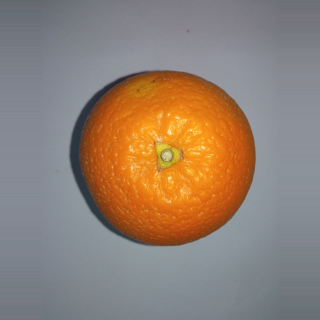
#> input picture data/calib/orange/healthy/orange_healthy_calib_000.png, 320 x 320 px; its folder holds only this picture in this run
$ python test_m2.py --image ../data/calib/orange/healthy/orange_healthy_calib_000.png
#> lines starting #> are read from the running program, lines starting #| are printed output that depends on the picture; after the words box and inside, x2 and y2 are one past the last pixel; in counts of white or black regions, pixels touching at a corner belong together
### common/utils.py
"""Hàm tiện ích dùng chung (đọc/ghi ảnh an toàn đường dẫn Unicode, ghép ảnh để minh hoạ)."""
import os
import cv2
import numpy as np


def imread(path, flags=cv2.IMREAD_COLOR):
    """cv2.imread nhưng đọc được đường dẫn có dấu tiếng Việt / khoảng trắng trên Windows."""
#> called with flags = 1
    data = np.fromfile(path, dtype=np.uint8)
    img = cv2.imdecode(data, flags)
#> img is the input picture: shape (320, 320, 3); mean B, G, R 115.3, 128.3, 145.6
    if img is None:
        raise FileNotFoundError(f"Không đọc được ảnh: {path}")
    return img


# [8 lines left out: function imwrite, not called in this run]


def to_bgr(img):
    """Gray/mask -> BGR để ghép montage."""
    return cv2.cvtColor(img, cv2.COLOR_GRAY2BGR) if img.ndim == 2 else img


# [17 lines left out: functions montage, ellipse_kernel, not called in this run]

def _largest_contour(mask):
    cnts, _ = cv2.findContours(mask, cv2.RETR_EXTERNAL, cv2.CHAIN_APPROX_NONE)
    return max(cnts, key=cv2.contourArea) if cnts else None

### m2_features/test_m2.py
"""
TEST MODULE 2 (chạy ở thư mục gốc dự án):
    python -m m2_features.test_m2                       # test bằng quả giả lập
    python -m m2_features.test_m2 --image path/to.jpg --fruit apple   # test ảnh thật (mask tạm bằng Otsu-S)
Kết quả: in bảng đặc trưng + lưu ảnh minh hoạ vào outputs/figures/ (dùng cho báo cáo).
"""
import argparse
import os
import cv2
import numpy as np

import config
from common.contracts import FruitObject
from common.mock import make_mock_fruit
from common.utils import imread, imwrite, montage
from .pipeline_md2 import extract_all_features


# [11 lines left out: function _overlay, not called in this run]


def _quick_mask_object(img):
    """Mask tạm (Otsu kênh S + CC lớn nhất) - CHỈ để TV2 test ảnh thật khi M1 chưa xong."""
    img = cv2.resize(img, (300, int(300 * img.shape[0] / img.shape[1])))
#> img: shape (300, 300, 3)
    s = cv2.GaussianBlur(cv2.cvtColor(img, cv2.COLOR_BGR2HSV)[..., 1], (5, 5), 0)
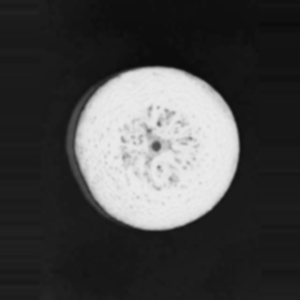
#> s: shape (300, 300); min 11, max 236, mean 70.2
    _, m = cv2.threshold(s, 0, 255, cv2.THRESH_BINARY + cv2.THRESH_OTSU)
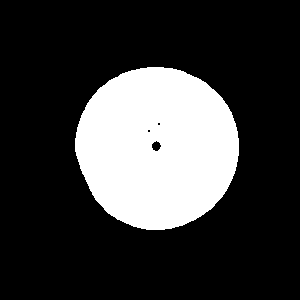
#> m: shape (300, 300); 23.1% white; 1 white region, box (x1, y1, x2, y2) and area: (75, 67, 239, 230) 20786
    m = cv2.morphologyEx(m, cv2.MORPH_OPEN, np.ones((5, 5), np.uint8))
    m = cv2.morphologyEx(m, cv2.MORPH_CLOSE, np.ones((9, 9), np.uint8))
#> m: shape (300, 300); 23.2% white; 1 white region
    cnts, _ = cv2.findContours(m, cv2.RETR_EXTERNAL, cv2.CHAIN_APPROX_NONE)
#> cnts = 1 contour; box (x1, y1, x2, y2) and area: (75, 67, 239, 230) 20626
    c = max(cnts, key=cv2.contourArea)
#> c = contour of 461 points, box (x1, y1, x2, y2) (75, 67, 239, 230), area 20626
    m = np.zeros_like(m); cv2.drawContours(m, [c], -1, 255, -1)
#> (the run stopped early here; a loop or call above may not have finished)

$ run again, on data/calib/orange/healthy/orange_healthy_calib_001.png
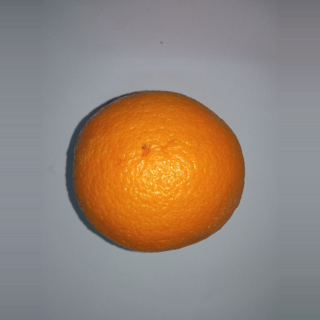
#> input picture data/calib/orange/healthy/orange_healthy_calib_001.png, 320 x 320 px
#> in imread, img is the input picture: shape (320, 320, 3); mean B, G, R 119.3, 132.3, 149
#> img: shape (300, 300, 3)
#> in _quick_mask_object, `s = cv2.GaussianBlur(cv2.cvtColor(img, cv2.COLOR_BGR2HSV)[..., 1], (5,..`:
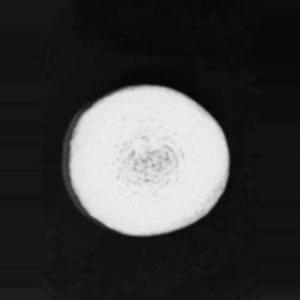
#> s: shape (300, 300); min 7, max 238, mean 61.5
#> in _quick_mask_object, `_, m = cv2.threshold(s, 0, 255, cv2.THRESH_BINARY + cv2.THRESH_OTSU)`:
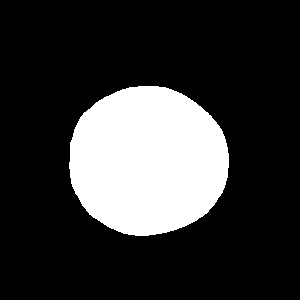
#> m: shape (300, 300); 21.1% white; 1 white region
#> cnts = 1 contour; box (x1, y1, x2, y2) and area: (69, 86, 229, 236) 18733
#> c = contour of 444 points, box (x1, y1, x2, y2) (69, 86, 229, 236), area 18733
